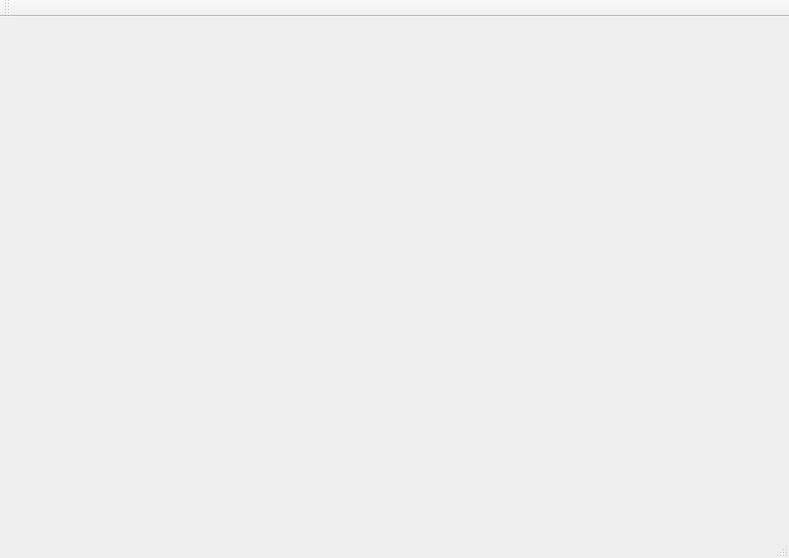
<?xml version="1.0" encoding="UTF-8"?>
<ui version="4.0">
 <class>MainWindow</class>
 <widget class="QMainWindow" name="MainWindow">
  <property name="geometry">
   <rect>
    <x>0</x>
    <y>0</y>
    <width>789</width>
    <height>558</height>
   </rect>
  </property>
  <property name="windowTitle">
   <string>MainWindow</string>
  </property>
  <widget class="QWidget" name="centralWidget">
   <widget class="QLabel" name="label">
    <property name="geometry">
     <rect>
      <x>20</x>
      <y>20</y>
      <width>721</width>
      <height>461</height>
     </rect>
    </property>
    <property name="text">
     <string/>
    </property>
   </widget>
  </widget>
  <widget class="QMenuBar" name="menuBar">
   <property name="geometry">
    <rect>
     <x>0</x>
     <y>0</y>
     <width>789</width>
     <height>22</height>
    </rect>
   </property>
  </widget>
  <widget class="QToolBar" name="mainToolBar">
   <attribute name="toolBarArea">
    <enum>TopToolBarArea</enum>
   </attribute>
   <attribute name="toolBarBreak">
    <bool>false</bool>
   </attribute>
  </widget>
  <widget class="QStatusBar" name="statusBar"/>
 </widget>
 <layoutdefault spacing="6" margin="11"/>
 <resources/>
 <connections/>
</ui>
